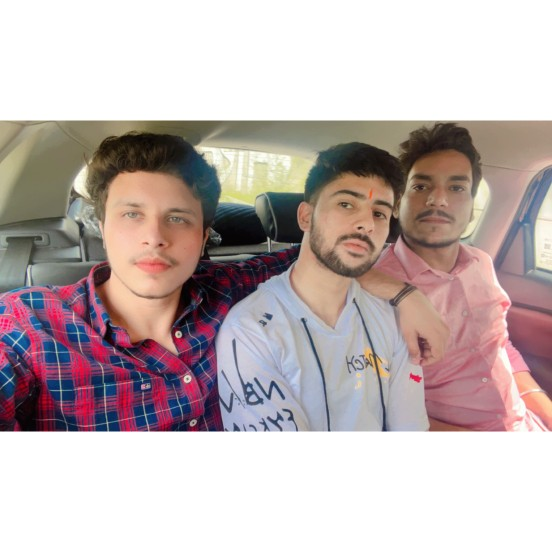
#> input picture face detect.py/two.jpg, 552 x 552 px
$ python Facedetection.py
#> lines starting #> are read from the running program, lines starting #| are printed output that depends on the picture; after the words box and inside, x2 and y2 are one past the last pixel; in counts of white or black regions, pixels touching at a corner belong together
# import cv library
import cv2
from random import randrange as r
# Dataset load
trainedData=cv2.CascadeClassifier('face.xml')

# Choose image
img = cv2.imread('two.jpg')
#> img is the input picture: shape (552, 552, 3); mean B, G, R 178.8, 179.6, 193.4

# conversion to grey scale
greyimg= cv2.cvtColor(img,cv2.COLOR_BGR2GRAY)
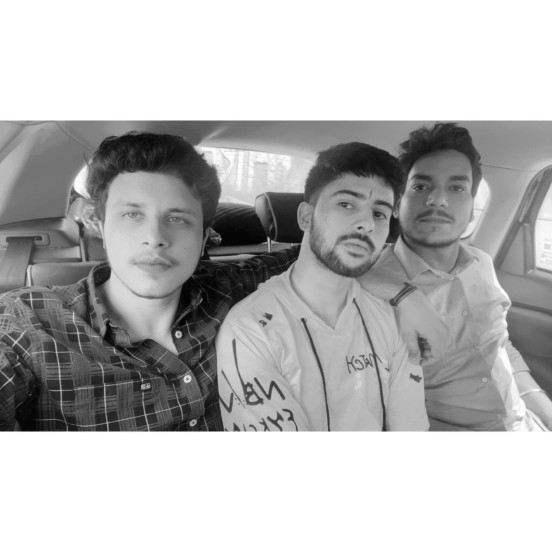
#> greyimg: shape (552, 552); min 0, max 255, mean 183.7

# detect face
faceCoordinates = trainedData.detectMultiScale(greyimg)
#> faceCoordinates = [[397, 153, 87, 87], [308, 168, 102, 102], [93, 172, 121, 121]]

# here we get coordinates and passing it to x,y,w,h
for x,y,w,h in faceCoordinates:
    cv2.rectangle(img,(x,y),(x+w,y+h),(r(0,256),r(0,256),r(0,256)),2)
#> this loop made 3 passes
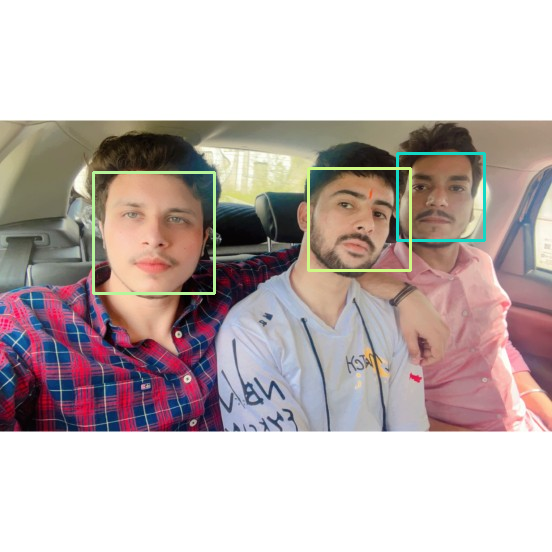
#> img: shape (552, 552, 3); 1.21% of pixels changed, all inside (x1, y1, x2, y2) = (92, 152, 486, 295)


# Display image
cv2.imshow('Window',img)
# # Pause execution of the program until any key is pressed
cv2.waitKey()

$ run again, with face detect.py/one.jpg copied over face detect.py/two.jpg
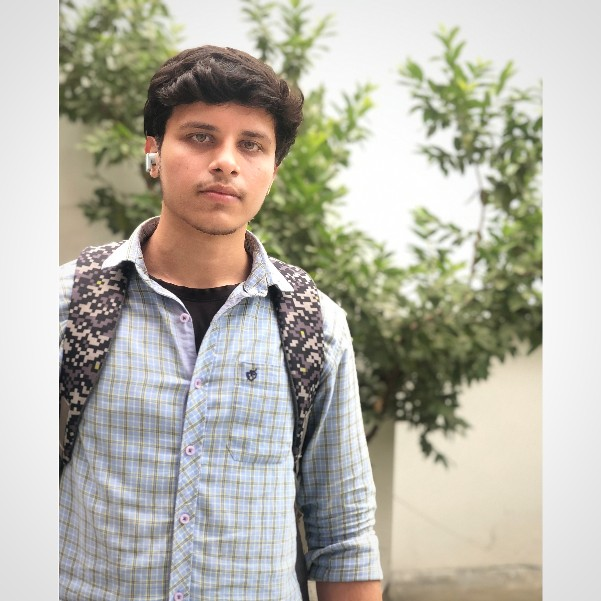
#> input picture face detect.py/one.jpg, 601 x 601 px
#> img is the input picture: shape (601, 601, 3); mean B, G, R 169.2, 180.4, 183.3
#> `greyimg= cv2.cvtColor(img,cv2.COLOR_BGR2GRAY)`:
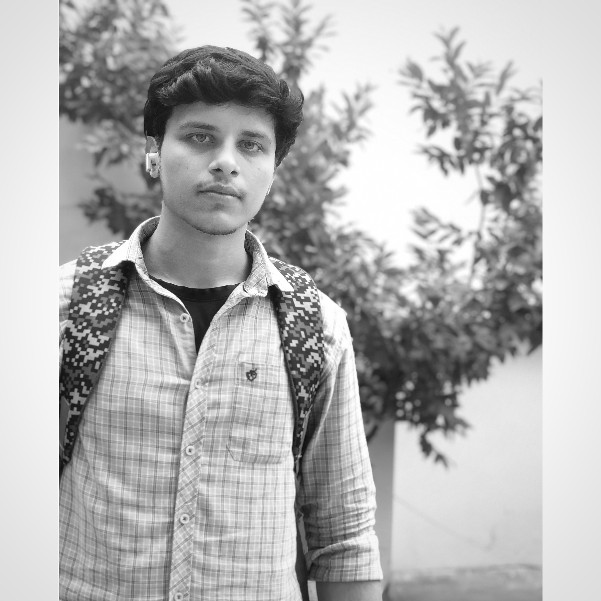
#> greyimg: shape (601, 601); min 11, max 255, mean 180
#> faceCoordinates = [[462, 222, 85, 85], [174, 329, 120, 120], [152, 86, 144, 144]]
#> the loop `for x,y,w,h in faceCoordinates:` made 3 passes
#> after the loop `for x,y,w,h in faceCoordinates:`:
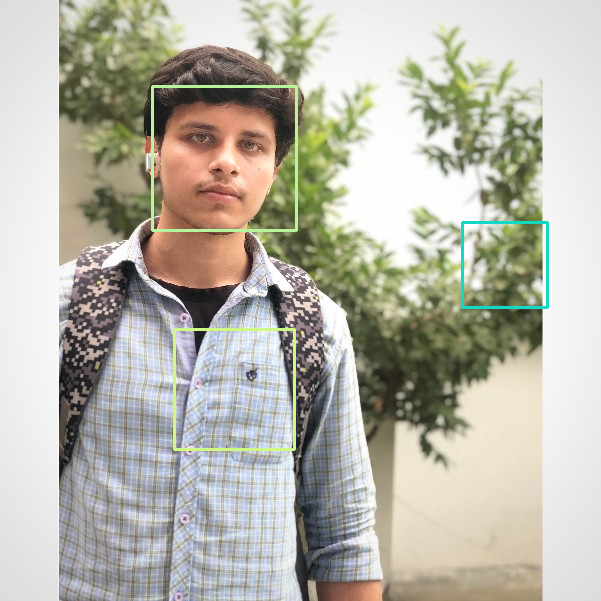
#> img: shape (601, 601, 3); 1.16% of pixels changed, all inside (x1, y1, x2, y2) = (151, 85, 549, 451)

$ run again, with face detect.py/three.jpg copied over face detect.py/two.jpg
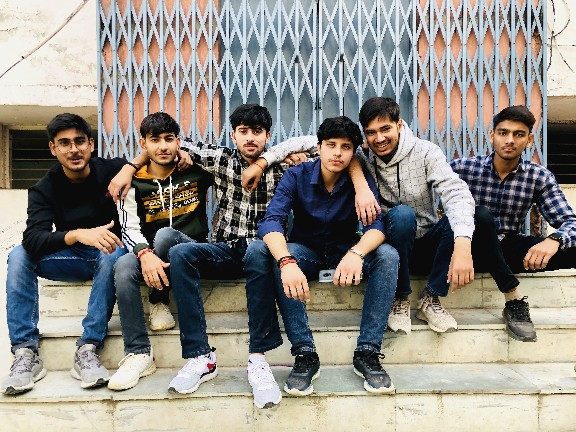
#> input picture face detect.py/three.jpg, 576 x 432 px
#> img is the input picture: shape (432, 576, 3); mean B, G, R 133, 139.7, 143.5
#> `greyimg= cv2.cvtColor(img,cv2.COLOR_BGR2GRAY)`:
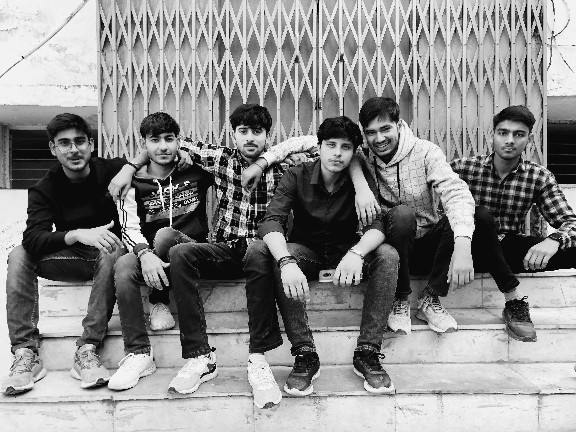
#> greyimg: shape (432, 576); min 0, max 254, mean 140.1
#> faceCoordinates = [[315, 128, 46, 46], [487, 115, 49, 49], [47, 122, 52, 52], [227, 113, 46, 46], [140, 123, 44, 44], [195, 288, 62, 62]]
#> the loop `for x,y,w,h in faceCoordinates:` made 6 passes
#> after the loop `for x,y,w,h in faceCoordinates:`:
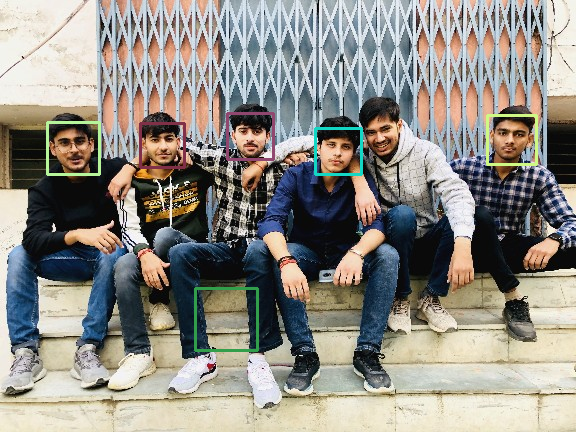
#> img: shape (432, 576, 3); 1.43% of pixels changed, all inside (x1, y1, x2, y2) = (46, 112, 538, 352)
